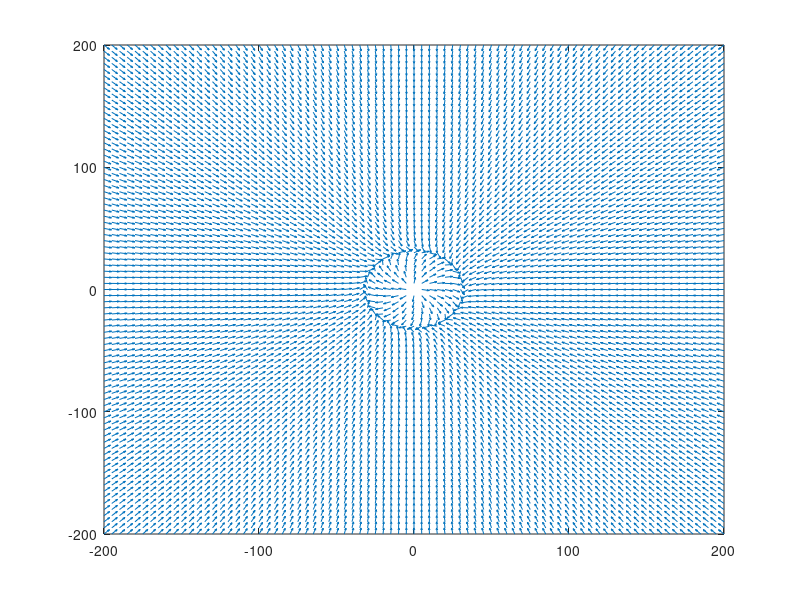

MATLAB code to generate this figure:
clear;
clc;

[x,y] = meshgrid(-200:5:200,-200:5:200);

reference = [0;0];

Kn = 0.006 ;
path_radius = 1000; % Defines how far from the target the drone should circle
alfa_t = 0; % Constant value

R = [cos(alfa_t) -sin(alfa_t); sin(alfa_t) cos(alfa_t)]; % Rotation matrix from inertial to reference

E = [0 1; -1 0]; % Given

for i = 1:length(x)
    
    for j = 1:length(y)

        r = R'*([x(i,j);y(i,j)] - reference);

        phi = r'*r; % It is also = rx^2 + ry^2

        grad_phi = [2*r(1) ; 2*r(2)];%[2*r(1); 2*r(2)]; % Gradient is the vector [dphi/dx; dphi/dy]

        e = phi - path_radius;

        v = E*grad_phi - Kn*e*grad_phi; % Vector field in the UAV position

        md = v/norm(v); % Unit orientation value for the vector field in the UAV position
        
        V(i,j) = md(2); 
        U(i,j) = md(1);
    end      
end

quiver(x,y,5*U,5*V,0);